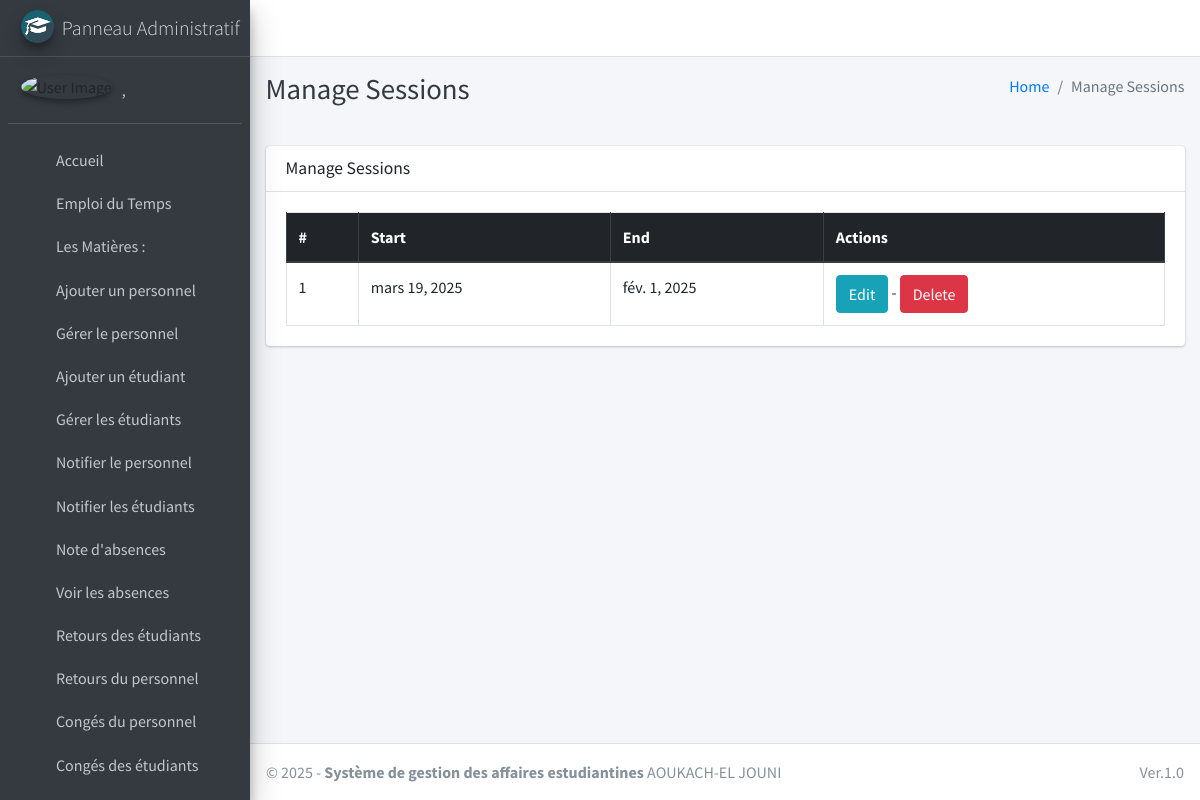
The app's page /session/manage/ (signed in), older data.
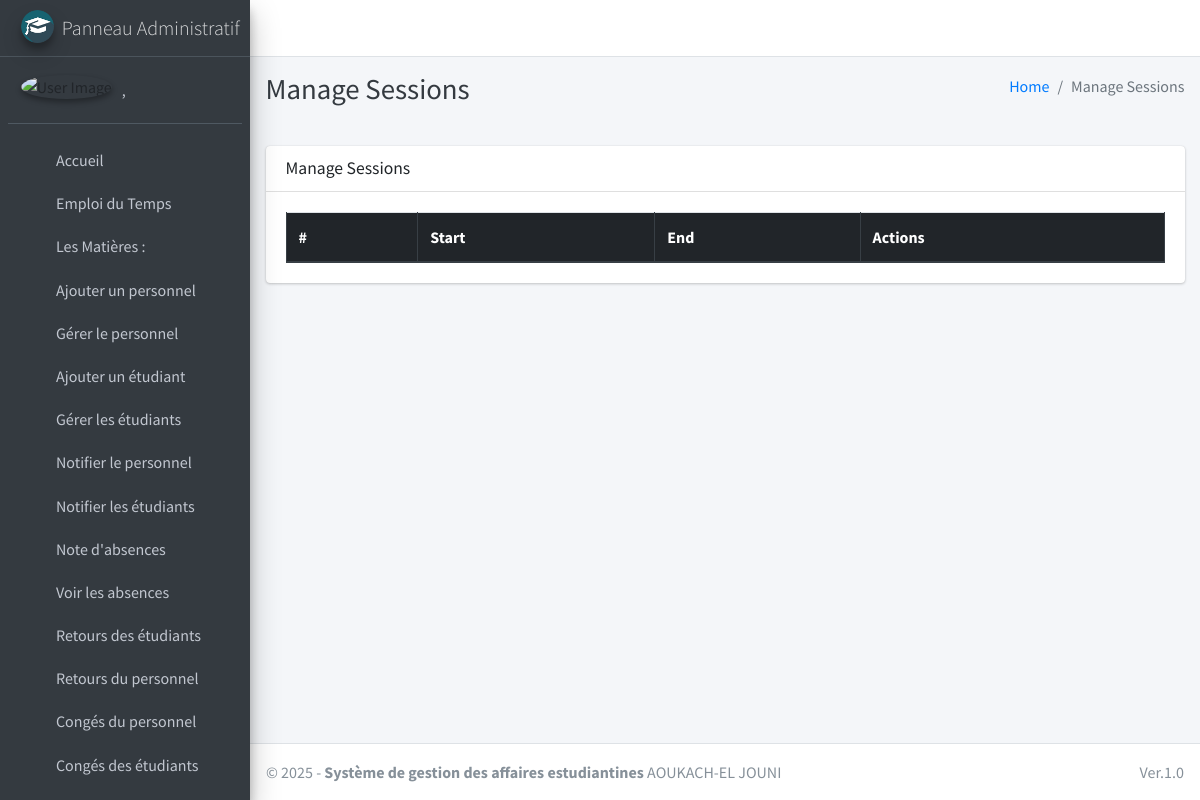
The same page, newer data.
### main_app/models.py (models this page shows, shortened)
class Session(models.Model):
    start_year = models.DateField()
    end_year = models.DateField()

### main_app/hod_views.py (the view)
# urls.py: path("session/manage/", hod_views.manage_session, name='manage_session'),
def manage_session(request):
    sessions = Session.objects.all()
    context = {'sessions': sessions, 'page_title': 'Manage Sessions'}
    return render(request, "hod_template/manage_session.html", context)

### main_app/models.py (called while the page is built)
    def __str__(self):
        return self.last_name + ", " + self.first_name

### main_app/templates/hod_template/manage_session.html
{% extends 'main_app/base.html' %}
{% load static %}
{% block page_title %}{{page_title}}{% endblock page_title %}
{% block content %}
<section class="content">
    <div class="container-fluid">
        <div class="row">
            <div class="col-md-12">
                <div class="card">
                    <div class="card-header">
                        <h3 class="card-title">{{page_title}}</h3>
                    </div>
                    <div class="card-body">
                        <table id="example2" class="table table-bordered table-hover">
                            <thead class="thead-dark">
                                <tr>
                                    <th>#</th>
                                    <th>Start</th>
                                    <th>End</th>
                                    <th>Actions</th>
                                </tr>
                            </thead>
                            <tbody>
                                {% for session in sessions %}
                                <tr>
                                    <td>{{ forloop.counter }}</td>
                                    <td>{{session.start_year}}</td>
                                    <td>{{session.end_year}}</td>
                                    <td><a href="{% url 'edit_session' session.id %}" class="btn btn-info">Edit</a> - <a href="{% url 'delete_session' session.id %}" onclick="return confirm('Are you sure you want to delete this ?')" class="btn btn-danger">Delete</a> </td>
                                </tr>
                                {% endfor %}
                            </tbody>
                        </table>
                    </div>
                </div>
            </div>
        </div>
    </div>
</section>
{% endblock content %}

Row changes from the older to the newer data that the page shows:
removed Session: start_year "mars 19, 2025", end_year "fév. 1, 2025"
